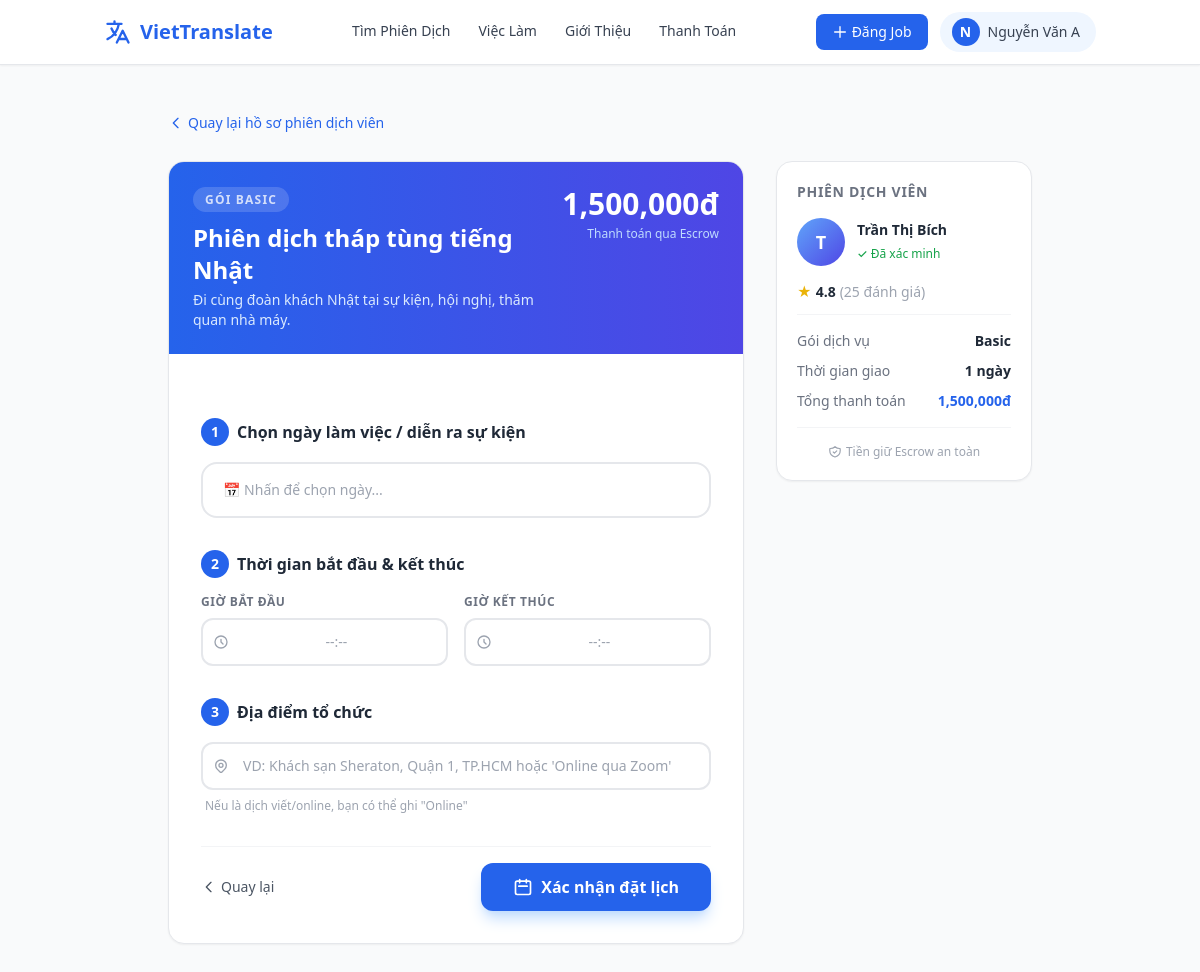
Page /book/1 (signed in) on the committed database.
### models.py (models this page shows)
class User(db.Model):
    id = db.Column(db.Integer, primary_key=True)
    name = db.Column(db.String(100), nullable=False)
    email = db.Column(db.String(120), unique=True, nullable=False)
    password_hash = db.Column(db.String(256), nullable=False)
    phone = db.Column(db.String(20))
    role = db.Column(db.String(20), nullable=False)  # 'hirer', 'translator', 'admin'
    is_admin = db.Column(db.Boolean, default=False)
    is_active = db.Column(db.Boolean, default=True)
    created_at = db.Column(db.DateTime, default=datetime.utcnow)
    profile = db.relationship('TranslatorProfile', backref='user', uselist=False)
    jobs_posted = db.relationship('Job', backref='hirer', lazy=True)
    proposals = db.relationship('Proposal', backref='translator', lazy=True)
    messages_sent = db.relationship('Message', foreign_keys='Message.sender_id', backref='sender', lazy=True)
    direct_messages_sent = db.relationship('DirectMessage', foreign_keys='DirectMessage.sender_id', backref='sender', lazy=True)

class Service(db.Model):
    id = db.Column(db.Integer, primary_key=True)
    profile_id = db.Column(db.Integer, db.ForeignKey('translator_profile.id'), nullable=False)
    name = db.Column(db.String(200), nullable=False)
    description = db.Column(db.Text)
    languages = db.Column(db.String(100))
    category = db.Column(db.String(100))
    basic_price = db.Column(db.Integer, nullable=False)
    standard_price = db.Column(db.Integer)
    premium_price = db.Column(db.Integer)
    basic_delivery = db.Column(db.String(50), default='3 ngày')
    standard_delivery = db.Column(db.String(50), default='2 ngày')
    premium_delivery = db.Column(db.String(50), default='1 ngày')

class TranslatorProfile(db.Model):
    id = db.Column(db.Integer, primary_key=True)
    user_id = db.Column(db.Integer, db.ForeignKey('user.id'), nullable=False)
    title = db.Column(db.String(200))
    bio = db.Column(db.Text)
    languages = db.Column(db.String(300))
    badges = db.Column(db.String(200))
    rating = db.Column(db.Float, default=0.0)
    total_reviews = db.Column(db.Integer, default=0)
    total_jobs = db.Column(db.Integer, default=0)
    response_time = db.Column(db.String(50), default='2 giờ')
    is_verified = db.Column(db.Boolean, default=False)
    services = db.relationship('Service', backref='profile', lazy=True)

### app.py (the view, shortened to what this page needs)
@app.route('/book/<int:service_id>', methods=['GET', 'POST'])
@login_required
def book_service(service_id):
    service = Service.query.get_or_404(service_id)
    tier = request.args.get('tier', 'basic')
    prices = {'basic': service.basic_price, 'standard': service.standard_price,
              'premium': service.premium_price}
    price = prices.get(tier, service.basic_price)
    delivery_str = service.basic_delivery if tier == 'basic' else (service.standard_delivery if tier == 'standard' else service.premium_delivery)
    fixed_days = None
    if delivery_str:
        s = delivery_str.lower()
        if 'nửa ngày' in s or 'trong ngày' in s:
            fixed_days = 1
        elif 'theo' not in s:  # Not "theo yêu cầu", "theo lịch"
            import re
            match = re.search(r'(\d+)', s)
            if match:
                fixed_days = int(match.group(1))
    return render_template('book_service.html', service=service, tier=tier, price=price, fixed_days=fixed_days)

### templates/book_service.html (shortened to what this page needs)
{% extends "base.html" %}
{% block head %}
<link rel="stylesheet" href="https://cdn.jsdelivr.net/npm/flatpickr/dist/flatpickr.min.css">
<link rel="stylesheet" href="https://cdn.jsdelivr.net/npm/flatpickr/dist/themes/airbnb.css">
{% endblock %}
{% block content %}
<div class="bg-gray-50 min-h-screen py-12">
<div class="container mx-auto px-4 max-w-4xl">
    <div class="mb-6">
        <a href="{{ url_for('translator_profile', profile_id=service.profile.id) }}" class="inline-flex items-center gap-1 text-sm text-blue-600 hover:underline">
            <svg class="w-4 h-4" fill="none" stroke="currentColor" viewBox="0 0 24 24"><path stroke-linecap="round" stroke-linejoin="round" stroke-width="2" d="M15 19l-7-7 7-7"/></svg>
            Quay lại hồ sơ phiên dịch viên
        </a>
    </div>
    <div class="flex flex-col lg:flex-row gap-8">
        <div class="flex-grow">
            <div class="bg-white rounded-2xl shadow-sm border border-gray-200 overflow-hidden">
                <div class="bg-gradient-to-r from-blue-600 to-indigo-600 text-white p-6">
                    <div class="flex justify-between items-start">
                        <div>
                            <span class="text-xs font-bold tracking-widest uppercase opacity-80 bg-white/20 px-3 py-1 rounded-full">GÓI {{ tier|upper }}</span>
                            <h1 class="text-2xl font-bold mt-3">{{ service.name }}</h1>
                            <p class="text-blue-100 text-sm mt-1">{{ service.description }}</p>
                        </div>
                        <div class="text-right">
                            <p class="text-3xl font-extrabold">{{ "{:,.0f}".format(price) }}đ</p>
                            <p class="text-blue-200 text-xs mt-1">Thanh toán qua Escrow</p>
                        </div>
                    </div>
                </div>
                <form method="POST" action="{{ url_for('book_service', service_id=service.id, tier=tier) }}" class="p-6 md:p-8 space-y-8" id="booking-form">
                    <div>
                        <h3 class="text-base font-bold text-gray-800 mb-4 flex items-center gap-2">
                            <span class="w-7 h-7 rounded-full bg-blue-600 text-white flex items-center justify-center text-sm font-bold">1</span>
                            Chọn ngày làm việc / diễn ra sự kiện
                        </h3>
                        <div class="relative">
                            <input type="text" id="cal-display" readonly
                                placeholder="📅 Nhấn để chọn ngày..."
                                class="cal-display w-full px-5 py-4 border-2 border-gray-200 rounded-2xl text-sm font-medium focus:outline-none transition">
                        </div>
                    </div>
                    <div>
                        <h3 class="text-base font-bold text-gray-800 mb-4 flex items-center gap-2">
                            <span class="w-7 h-7 rounded-full bg-blue-600 text-white flex items-center justify-center text-sm font-bold">2</span>
                            Thời gian bắt đầu & kết thúc
                        </h3>
                        <div class="grid grid-cols-2 gap-4">
                            <div>
                                <label class="block text-xs font-semibold text-gray-500 uppercase tracking-wider mb-2">Giờ bắt đầu</label>
                                <div class="relative">
                                    <input type="text" id="time-start-display" placeholder="--:--" readonly
                                        class="cal-display w-full pl-10 pr-4 py-3 border-2 border-gray-200 rounded-xl text-sm font-medium focus:outline-none transition text-center">
                                    <svg class="w-4 h-4 text-gray-400 absolute left-3 top-1/2 -translate-y-1/2" fill="none" stroke="currentColor" viewBox="0 0 24 24"><path stroke-linecap="round" stroke-linejoin="round" stroke-width="2" d="M12 8v4l3 3m6-3a9 9 0 11-18 0 9 9 0 0118 0z"/></svg>
                                </div>
                            </div>
                            <div>
                                <label class="block text-xs font-semibold text-gray-500 uppercase tracking-wider mb-2">Giờ kết thúc</label>
                                <div class="relative">
                                    <input type="text" id="time-end-display" placeholder="--:--" readonly
                                        class="cal-display w-full pl-10 pr-4 py-3 border-2 border-gray-200 rounded-xl text-sm font-medium focus:outline-none transition text-center">
                                    <svg class="w-4 h-4 text-gray-400 absolute left-3 top-1/2 -translate-y-1/2" fill="none" stroke="currentColor" viewBox="0 0 24 24"><path stroke-linecap="round" stroke-linejoin="round" stroke-width="2" d="M12 8v4l3 3m6-3a9 9 0 11-18 0 9 9 0 0118 0z"/></svg>
                                </div>
                            </div>
                        </div>
                    </div>
                    <div>
                        <h3 class="text-base font-bold text-gray-800 mb-4 flex items-center gap-2">
                            <span class="w-7 h-7 rounded-full bg-blue-600 text-white flex items-center justify-center text-sm font-bold">3</span>
                            Địa điểm tổ chức
                        </h3>
                        <div class="relative">
                            <input type="text" name="location" placeholder="VD: Khách sạn Sheraton, Quận 1, TP.HCM hoặc 'Online qua Zoom'"
                                class="w-full pl-10 pr-4 py-3 border-2 border-gray-200 rounded-xl focus:outline-none focus:ring-2 focus:ring-blue-400 focus:border-blue-400 text-sm transition">
                        </div>
                        <p class="text-xs text-gray-400 mt-2 ml-1">Nếu là dịch viết/online, bạn có thể ghi "Online"</p>
                    </div>
                    <div class="flex justify-between items-center pt-4 border-t border-gray-100">
                        <a href="{{ url_for('translator_profile', profile_id=service.profile.id) }}" class="text-sm text-gray-600 hover:text-gray-800 transition flex items-center gap-1">
                            <svg class="w-4 h-4" fill="none" stroke="currentColor" viewBox="0 0 24 24"><path stroke-linecap="round" stroke-linejoin="round" stroke-width="2" d="M15 19l-7-7 7-7"/></svg>
                            Quay lại
                        </a>
                        <button type="submit" id="submit-btn"
                            class="bg-blue-600 text-white font-bold px-8 py-3 rounded-xl hover:bg-blue-700 transition shadow-lg shadow-blue-200 flex items-center gap-2">
                            <svg class="w-5 h-5" fill="none" stroke="currentColor" viewBox="0 0 24 24"><path stroke-linecap="round" stroke-linejoin="round" stroke-width="2" d="M8 7V3m8 4V3m-9 8h10M5 21h14a2 2 0 002-2V7a2 2 0 00-2-2H5a2 2 0 00-2 2v12a2 2 0 002 2z"/></svg>
                            Xác nhận đặt lịch
                        </button>
                    </div>
                </form>
            </div>
        </div>
        <div class="w-full lg:w-64 flex-shrink-0">
            <div class="bg-white rounded-2xl shadow-sm border border-gray-200 p-5 sticky top-24">
                <h4 class="text-sm font-bold text-gray-500 uppercase tracking-wider mb-4">Phiên dịch viên</h4>
                <div class="flex items-center gap-3 mb-4">
                    <div class="w-12 h-12 rounded-full bg-gradient-to-br from-blue-400 to-indigo-600 flex items-center justify-center text-white text-lg font-bold">
                        {{ service.profile.user.name[0]|upper }}
                    </div>
                    <div>
                        <p class="font-bold text-gray-800 text-sm">{{ service.profile.user.name }}</p>
                        {% if service.profile.is_verified %}
                        <span class="text-xs text-green-600 font-medium">✓ Đã xác minh</span>
                        {% endif %}
                    </div>
                </div>
                <div class="flex items-center gap-1 text-sm text-yellow-500 mb-3">
                    ★ <span class="font-bold text-gray-800">{{ service.profile.rating }}</span>
                    <span class="text-gray-400">({{ service.profile.total_reviews }} đánh giá)</span>
                </div>
                <div class="border-t border-gray-100 pt-4 space-y-2.5">
                    <div class="flex justify-between text-sm">
                        <span class="text-gray-500">Gói dịch vụ</span>
                        <span class="font-semibold capitalize">{{ tier }}</span>
                    </div>
                    <div class="flex justify-between text-sm">
                        <span class="text-gray-500">Thời gian giao</span>
                        <span class="font-semibold">
                            {% if tier == 'basic' %}{{ service.basic_delivery }}
                            {% elif tier == 'standard' %}{{ service.standard_delivery }}
                            {% else %}{{ service.premium_delivery }}{% endif %}
                        </span>
                    </div>
                    <div class="flex justify-between text-sm">
                        <span class="text-gray-500">Tổng thanh toán</span>
                        <span class="font-bold text-blue-600">{{ "{:,.0f}".format(price) }}đ</span>
                    </div>
                </div>
                <div class="mt-4 pt-4 border-t border-gray-100">
                    <p class="text-xs text-gray-400 text-center flex items-center justify-center gap-1">
                        Tiền giữ Escrow an toàn
                    </p>
                </div>
            </div>
        </div>
    </div>
</div>
</div>
{% endblock %}

### templates/base.html (shortened to what this page needs)
<!DOCTYPE html>
<html lang="vi">
<head>
    <script src="https://cdn.tailwindcss.com"></script>
    {% block head %}{% endblock %}
</head>
<body class="bg-gray-50 flex flex-col min-h-screen text-gray-800">
<header class="sticky top-0 z-50 bg-white/95 backdrop-blur border-b border-gray-200 shadow-sm">
    <div class="container mx-auto px-4 py-3">
        <div class="flex justify-between items-center">
            <a href="{{ url_for('index') }}" class="flex items-center gap-2 text-xl font-bold text-primary">
                <svg class="w-7 h-7" fill="none" stroke="currentColor" viewBox="0 0 24 24">
                    <path stroke-linecap="round" stroke-linejoin="round" stroke-width="2" d="M3 5h12M9 3v2m1.048 9.5A18.022 18.022 0 016.412 9m6.088 9h7M11 21l5-10 5 10M12.751 5C11.783 10.77 8.07 15.61 3 18.129"/>
                </svg>
                VietTranslate
            </a>
            <nav class="hidden md:flex items-center gap-7 font-medium text-sm text-gray-700">
                <a href="{{ url_for('translator_list') }}" class="nav-link hover:text-primary">Tìm Phiên Dịch</a>
                <a href="{{ url_for('job_list') }}" class="nav-link hover:text-primary">Việc Làm</a>
                <a href="{{ url_for('about') }}" class="nav-link hover:text-primary">Giới Thiệu</a>
                <a href="{{ url_for('payment_info') }}" class="nav-link hover:text-primary">Thanh Toán</a>
            </nav>
            <div class="flex items-center gap-3">
                {% if current_user %}
                    {% if current_user.role == 'hirer' %}
                    <a href="{{ url_for('post_job') }}" class="hidden md:inline-flex items-center gap-1 bg-primary text-white text-sm font-medium px-4 py-2 rounded-lg hover:bg-blue-700 transition">
                        <svg class="w-4 h-4" fill="none" stroke="currentColor" viewBox="0 0 24 24"><path stroke-linecap="round" stroke-linejoin="round" stroke-width="2" d="M12 4v16m8-8H4"/></svg>
                        Đăng Job
                    </a>
                    {% endif %}
                    <div class="relative group">
                        <button class="flex items-center gap-2 bg-blue-50 hover:bg-blue-100 transition rounded-full pl-3 pr-4 py-1.5">
                            <div class="w-7 h-7 rounded-full bg-primary flex items-center justify-center text-white text-sm font-bold">
                                {{ current_user.name[0] | upper }}
                            </div>
                            <span class="hidden md:block text-sm font-medium text-gray-700 max-w-[100px] truncate">{{ current_user.name }}</span>
                        </button>
                    </div>
                {% else %}
                    <a href="{{ url_for('login') }}" class="text-sm font-medium text-gray-700 hover:text-primary">Đăng Nhập</a>
                    <a href="{{ url_for('register') }}" class="bg-primary text-white text-sm font-medium px-4 py-2 rounded-lg hover:bg-blue-700 transition">Đăng Ký</a>
                {% endif %}
            </div>
        </div>
    </div>
</header>
<main class="flex-grow">{% block content %}{% endblock %}</main>
</body>
</html>

### rows in the picture
User: name "N", name "Nguyễn Văn A"
Service: name "Phiên dịch tháp tùng tiếng Nhật", description "Đi cùng đoàn khách Nhật tại sự kiện, hội nghị, thăm quan nhà máy.", basic_price "1,500,000", basic_delivery "1 ngày"
User: profile.user "T", profile.user.name "Trần Thị Bích"
TranslatorProfile: profile.rating "4.8", profile.total_reviews "25"

### other values in the picture
{{ tier|upper }} "BASIC"
{{ tier }} "Basic"
